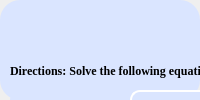
                   <widget class="QWidget" name="calculation6to10">
                    <layout class="QVBoxLayout" name="verticalLayout_17">
                     <property name="spacing">
                      <number>0</number>
                     </property>
                     <property name="leftMargin">
                      <number>0</number>
                     </property>
                     <property name="topMargin">
                      <number>0</number>
                     </property>
                     <property name="rightMargin">
                      <number>0</number>
                     </property>
                     <property name="bottomMargin">
                      <number>0</number>
                     </property>
                     <item>
                      <widget class="QFrame" name="frame_30">
                       <property name="styleSheet">
                        <string notr="true">background-color: rgb(218, 229, 255);
border-radius: 20px;</string>
                       </property>
                       <property name="frameShape">
                        <enum>QFrame::StyledPanel</enum>
                       </property>
                       <property name="frameShadow">
                        <enum>QFrame::Raised</enum>
                       </property>
                       <widget class="QPushButton" name="pushButton_4">
                        <property name="geometry">
                         <rect>
                          <x>620</x>
                          <y>340</y>
                          <width>111</width>
                          <height>31</height>
                         </rect>
                        </property>
                        <property name="font">
                         <font>
                          <pointsize>10</pointsize>
                          <weight>75</weight>
                          <bold>true</bold>
                          <kerning>true</kerning>
                         </font>
                        </property>
                        <property name="cursor">
                         <cursorShape>PointingHandCursor</cursorShape>
                        </property>
                        <property name="acceptDrops">
                         <bool>false</bool>
                        </property>
                        <property name="styleSheet">
                         <string notr="true">background-color: rgb(180, 203, 253);
border-radius: 10px;</string>
                        </property>
                        <property name="text">
                         <string>Next</string>
                        </property>
                        <property name="icon">
                         <iconset resource="icon.qrc">
                          <normaloff>:/icons/ICONS/corner-down-right.svg</normaloff>:/icons/ICONS/corner-down-right.svg</iconset>
                        </property>
                        <property name="iconSize">
                         <size>
                          <width>24</width>
                          <height>24</height>
                         </size>
                        </property>
                        <property name="autoDefault">
                         <bool>false</bool>
                        </property>
                       </widget>
                       <widget class="QLabel" name="label_31">
                        <property name="geometry">
                         <rect>
                          <x>10</x>
                          <y>60</y>
                          <width>281</width>
                          <height>21</height>
                         </rect>
                        </property>
                        <property name="font">
                         <font>
                          <family>Times New Roman</family>
                          <pointsize>9</pointsize>
                          <weight>75</weight>
                          <bold>true</bold>
                          <underline>false</underline>
                         </font>
                        </property>
                        <property name="mouseTracking">
                         <bool>false</bool>
                        </property>
                        <property name="text">
                         <string>Directions: Solve the following equations.</string>
                        </property>
                       </widget>
                       <widget class="QFrame" name="frame_31">
                        <property name="geometry">
                         <rect>
                          <x>10</x>
                          <y>90</y>
                          <width>721</width>
                          <height>41</height>
                         </rect>
                        </property>
                        <property name="styleSheet">
                         <string notr="true">background-color: rgb(218, 229, 255);
border-radius: 10px;</string>
                        </property>
                        <property name="frameShape">
                         <enum>QFrame::StyledPanel</enum>
                        </property>
                        <property name="frameShadow">
                         <enum>QFrame::Raised</enum>
                        </property>
                        <widget class="QLineEdit" name="lineEdit_7">
                         <property name="geometry">
                          <rect>
                           <x>120</x>
                           <y>0</y>
                           <width>601</width>
                           <height>41</height>
                          </rect>
                         </property>
                         <property name="font">
                          <font>
                           <pointsize>10</pointsize>
                          </font>
                         </property>
                         <property name="toolTip">
                          <string/>
                         </property>
                         <property name="styleSheet">
                          <string notr="true">QLineEdit {
	border: 2px solid #FFFFFF;
}

QLineEdit:focus{
	border: 2px solid #000000
}</string>
                         </property>
                         <property name="frame">
                          <bool>true</bool>
                         </property>
                         <property name="cursorPosition">
                          <number>0</number>
                         </property>
                         <property name="alignment">
                          <set>Qt::AlignLeading|Qt::AlignLeft|Qt::AlignVCenter</set>
                         </property>
                         <property name="clearButtonEnabled">
                          <bool>true</bool>
                         </property>
                        </widget>
                        <widget class="QLabel" name="label_32">
                         <property name="geometry">
                          <rect>
                           <x>10</x>
                           <y>10</y>
                           <width>71</width>
                           <height>21</height>
                          </rect>
                         </property>
                         <property name="text">
                          <string>6. 16 x 5 = </string>
                         </property>
                        </widget>
                       </widget>
                       <widget class="QFrame" name="frame_32">
                        <property name="geometry">
                         <rect>
                          <x>10</x>
                          <y>140</y>
                          <width>721</width>
                          <height>41</height>
                         </rect>
                        </property>
                        <property name="styleSheet">
                         <string notr="true">background-color: rgb(218, 229, 255);
border-radius: 10px;</string>
                        </property>
                        <property name="frameShape">
                         <enum>QFrame::StyledPanel</enum>
                        </property>
                        <property name="frameShadow">
                         <enum>QFrame::Raised</enum>
                        </property>
                        <widget class="QLineEdit" name="lineEdit_8">
                         <property name="geometry">
                          <rect>
                           <x>120</x>
                           <y>0</y>
                           <width>601</width>
                           <height>41</height>
                          </rect>
                         </property>
                         <property name="font">
                          <font>
                           <pointsize>10</pointsize>
                          </font>
                         </property>
                         <property name="toolTip">
                          <string/>
                         </property>
                         <property name="styleSheet">
                          <string notr="true">QLineEdit {
	border: 2px solid #FFFFFF;
}

QLineEdit:focus{
	border: 2px solid #000000
}</string>
                         </property>
                         <property name="frame">
                          <bool>true</bool>
                         </property>
                         <property name="cursorPosition">
                          <number>0</number>
                         </property>
                         <property name="alignment">
                          <set>Qt::AlignLeading|Qt::AlignLeft|Qt::AlignVCenter</set>
                         </property>
                         <property name="clearButtonEnabled">
                          <bool>true</bool>
                         </property>
                        </widget>
                        <widget class="QLabel" name="label_33">
                         <property name="geometry">
                          <rect>
                           <x>10</x>
                           <y>10</y>
                           <width>71</width>
                           <height>21</height>
                          </rect>
                         </property>
                         <property name="text">
                          <string>7. 66 ÷ 11 = </string>
                         </property>
                        </widget>
                       </widget>
                       <widget class="QFrame" name="frame_33">
                        <property name="geometry">
                         <rect>
                          <x>10</x>
                          <y>190</y>
                          <width>721</width>
                          <height>41</height>
                         </rect>
                        </property>
                        <property name="styleSheet">
                         <string notr="true">background-color: rgb(218, 229, 255);
border-radius: 10px;</string>
                        </property>
                        <property name="frameShape">
                         <enum>QFrame::StyledPanel</enum>
                        </property>
                        <property name="frameShadow">
                         <enum>QFrame::Raised</enum>
                        </property>
                        <widget class="QLineEdit" name="lineEdit_9">
                         <property name="geometry">
                          <rect>
                           <x>120</x>
                           <y>0</y>
                           <width>601</width>
                           <height>41</height>
                          </rect>
                         </property>
                         <property name="font">
                          <font>
                           <pointsize>10</pointsize>
                          </font>
                         </property>
                         <property name="toolTip">
                          <string/>
                         </property>
                         <property name="styleSheet">
                          <string notr="true">QLineEdit {
	border: 2px solid #FFFFFF;
}

QLineEdit:focus{
	border: 2px solid #000000
}</string>
                         </property>
                         <property name="frame">
                          <bool>true</bool>
                         </property>
                         <property name="cursorPosition">
                          <number>0</number>
                         </property>
                         <property name="alignment">
                          <set>Qt::AlignLeading|Qt::AlignLeft|Qt::AlignVCenter</set>
                         </property>
                         <property name="clearButtonEnabled">
                          <bool>true</bool>
                         </property>
                        </widget>
                        <widget class="QLabel" name="label_34">
                         <property name="geometry">
                          <rect>
                           <x>10</x>
                           <y>10</y>
                           <width>71</width>
                           <height>21</height>
                          </rect>
                         </property>
                         <property name="text">
                          <string>8. 75 ÷ 25 = </string>
                         </property>
                        </widget>
                       </widget>
                       <widget class="QFrame" name="frame_34">
                        <property name="geometry">
                         <rect>
                          <x>10</x>
                          <y>240</y>
                          <width>721</width>
                          <height>41</height>
                         </rect>
                        </property>
                        <property name="styleSheet">
                         <string notr="true">background-color: rgb(218, 229, 255);
border-radius: 10px;</string>
                        </property>
                        <property name="frameShape">
                         <enum>QFrame::StyledPanel</enum>
                        </property>
                        <property name="frameShadow">
                         <enum>QFrame::Raised</enum>
                        </property>
                        <widget class="QLineEdit" name="lineEdit_10">
                         <property name="geometry">
                          <rect>
                           <x>120</x>
                           <y>0</y>
                           <width>601</width>
                           <height>41</height>
                          </rect>
                         </property>
                         <property name="font">
                          <font>
                           <pointsize>10</pointsize>
                          </font>
                         </property>
                         <property name="toolTip">
                          <string/>
                         </property>
                         <property name="styleSheet">
                          <string notr="true">QLineEdit {
	border: 2px solid #FFFFFF;
}

QLineEdit:focus{
	border: 2px solid #000000
}</string>
                         </property>
                         <property name="frame">
                          <bool>true</bool>
                         </property>
                         <property name="cursorPosition">
                          <number>0</number>
                         </property>
                         <property name="alignment">
                          <set>Qt::AlignLeading|Qt::AlignLeft|Qt::AlignVCenter</set>
                         </property>
                         <property name="clearButtonEnabled">
                          <bool>true</bool>
                         </property>
                        </widget>
                        <widget class="QLabel" name="label_35">
                         <property name="geometry">
                          <rect>
                           <x>10</x>
                           <y>10</y>
                           <width>81</width>
                           <height>21</height>
                          </rect>
                         </property>
                         <property name="text">
                          <string>9. 1/4 + 1/2 = </string>
                         </property>
                        </widget>
                       </widget>
                       <widget class="QFrame" name="frame_35">
                        <property name="geometry">
                         <rect>
                          <x>10</x>
                          <y>290</y>
                          <width>721</width>
                          <height>41</height>
                         </rect>
                        </property>
                        <property name="styleSheet">
                         <string notr="true">background-color: rgb(218, 229, 255);
border-radius: 10px;</string>
                        </property>
                        <property name="frameShape">
                         <enum>QFrame::StyledPanel</enum>
                        </property>
                        <property name="frameShadow">
                         <enum>QFrame::Raised</enum>
                        </property>
                        <widget class="QLineEdit" name="lineEdit_11">
                         <property name="geometry">
                          <rect>
                           <x>120</x>
                           <y>0</y>
                           <width>601</width>
                           <height>41</height>
                          </rect>
                         </property>
                         <property name="font">
                          <font>
                           <pointsize>10</pointsize>
                          </font>
                         </property>
                         <property name="toolTip">
                          <string/>
                         </property>
                         <property name="styleSheet">
                          <string notr="true">QLineEdit {
	border: 2px solid #FFFFFF;
}

QLineEdit:focus{
	border: 2px solid #000000
}</string>
                         </property>
                         <property name="frame">
                          <bool>true</bool>
                         </property>
                         <property name="cursorPosition">
                          <number>0</number>
                         </property>
                         <property name="alignment">
                          <set>Qt::AlignLeading|Qt::AlignLeft|Qt::AlignVCenter</set>
                         </property>
                         <property name="clearButtonEnabled">
                          <bool>true</bool>
                         </property>
                        </widget>
                        <widget class="QLabel" name="label_36">
                         <property name="geometry">
                          <rect>
                           <x>10</x>
                           <y>10</y>
                           <width>101</width>
                           <height>21</height>
                          </rect>
                         </property>
                         <property name="text">
                          <string>10. 3/10 + 6/10 = =</string>
                         </property>
                        </widget>
                       </widget>
                       <widget class="QLabel" name="label_37">
                        <property name="geometry">
                         <rect>
                          <x>230</x>
                          <y>10</y>
                          <width>261</width>
                          <height>31</height>
                         </rect>
                        </property>
                        <property name="font">
                         <font>
                          <family>Times New Roman</family>
                          <pointsize>14</pointsize>
                          <weight>75</weight>
                          <bold>true</bold>
                          <underline>false</underline>
                         </font>
                        </property>
                        <property name="mouseTracking">
                         <bool>false</bool>
                        </property>
                        <property name="text">
                         <string>Calculation Sub Test</string>
                        </property>
                        <property name="alignment">
                         <set>Qt::AlignCenter</set>
                        </property>
                       </widget>
                       <widget class="QPushButton" name="pushButton_5">
                        <property name="geometry">
                         <rect>
                          <x>10</x>
                          <y>340</y>
                          <width>111</width>
                          <height>31</height>
                         </rect>
                        </property>
                        <property name="font">
                         <font>
                          <pointsize>10</pointsize>
                          <weight>75</weight>
                          <bold>true</bold>
                          <kerning>true</kerning>
                         </font>
                        </property>
                        <property name="cursor">
                         <cursorShape>PointingHandCursor</cursorShape>
                        </property>
                        <property name="acceptDrops">
                         <bool>false</bool>
                        </property>
                        <property name="styleSheet">
                         <string notr="true">background-color: rgb(180, 203, 253);
border-radius: 10px;</string>
                        </property>
                        <property name="text">
                         <string>Back</string>
                        </property>
                        <property name="icon">
                         <iconset resource="icon.qrc">
                          <normaloff>:/icons/ICONS/corner-down-left.svg</normaloff>:/icons/ICONS/corner-down-left.svg</iconset>
                        </property>
                        <property name="iconSize">
                         <size>
                          <width>24</width>
                          <height>24</height>
                         </size>
                        </property>
                        <property name="autoDefault">
                         <bool>false</bool>
                        </property>
                       </widget>
                      </widget>
                     </item>
                    </layout>
                   </widget>
